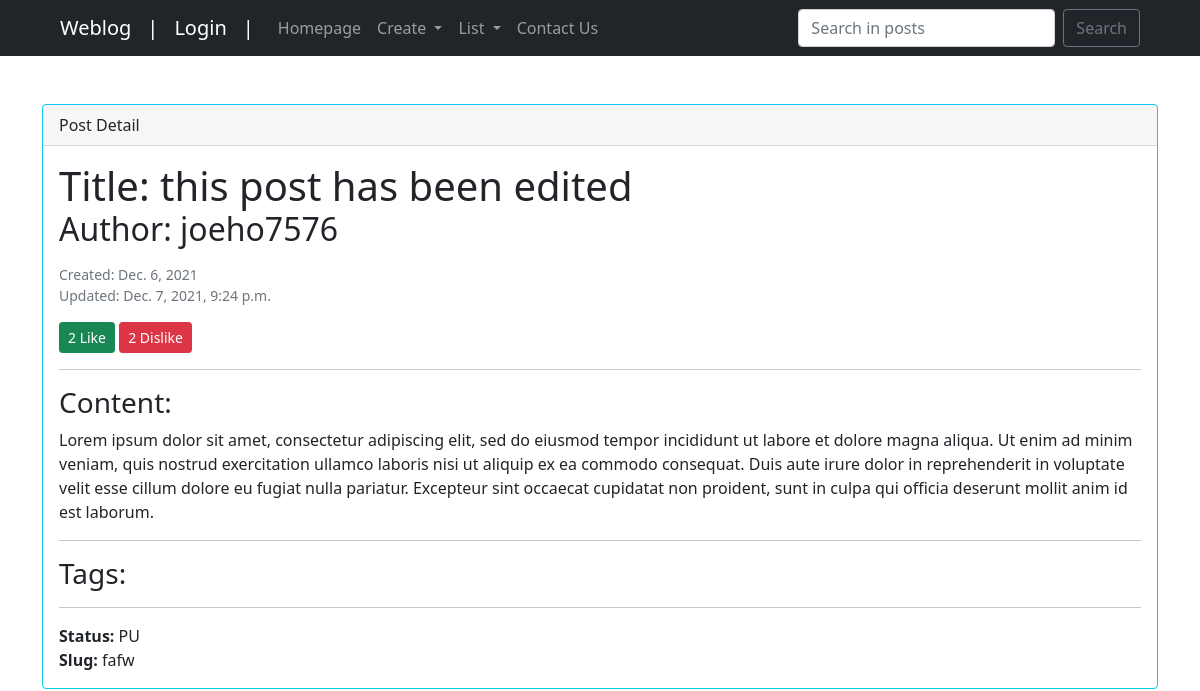
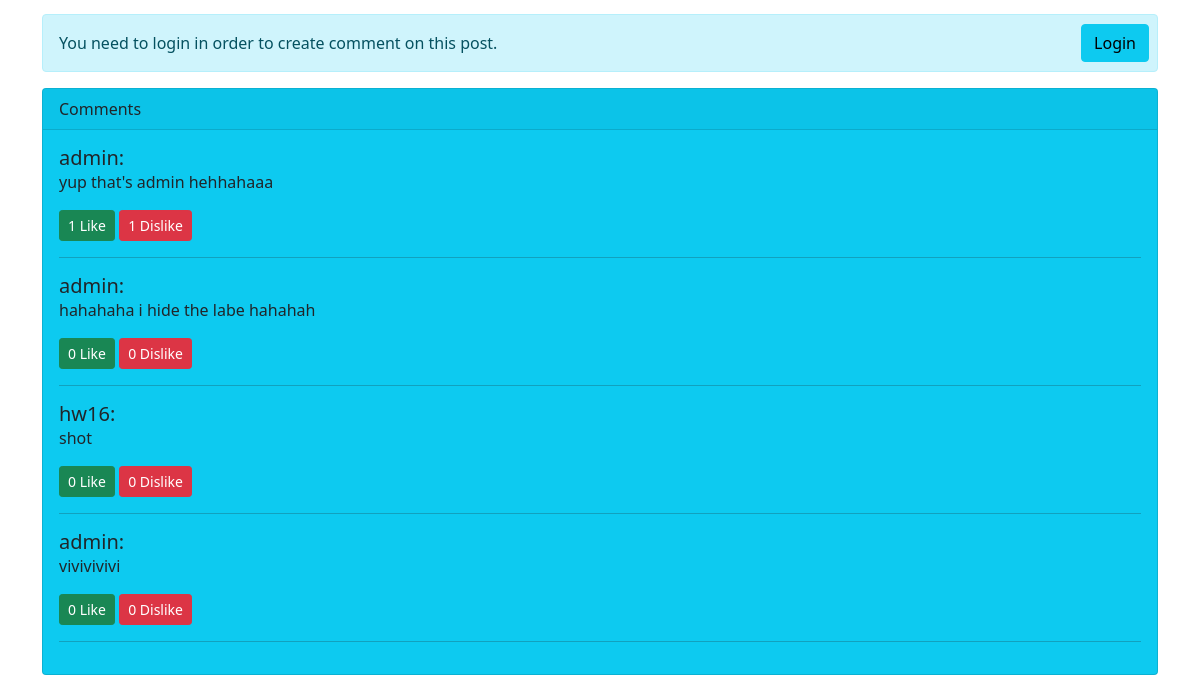
/weblog/post/fafw, run on an earlier commit of the app's database (2 pictures, top to bottom).
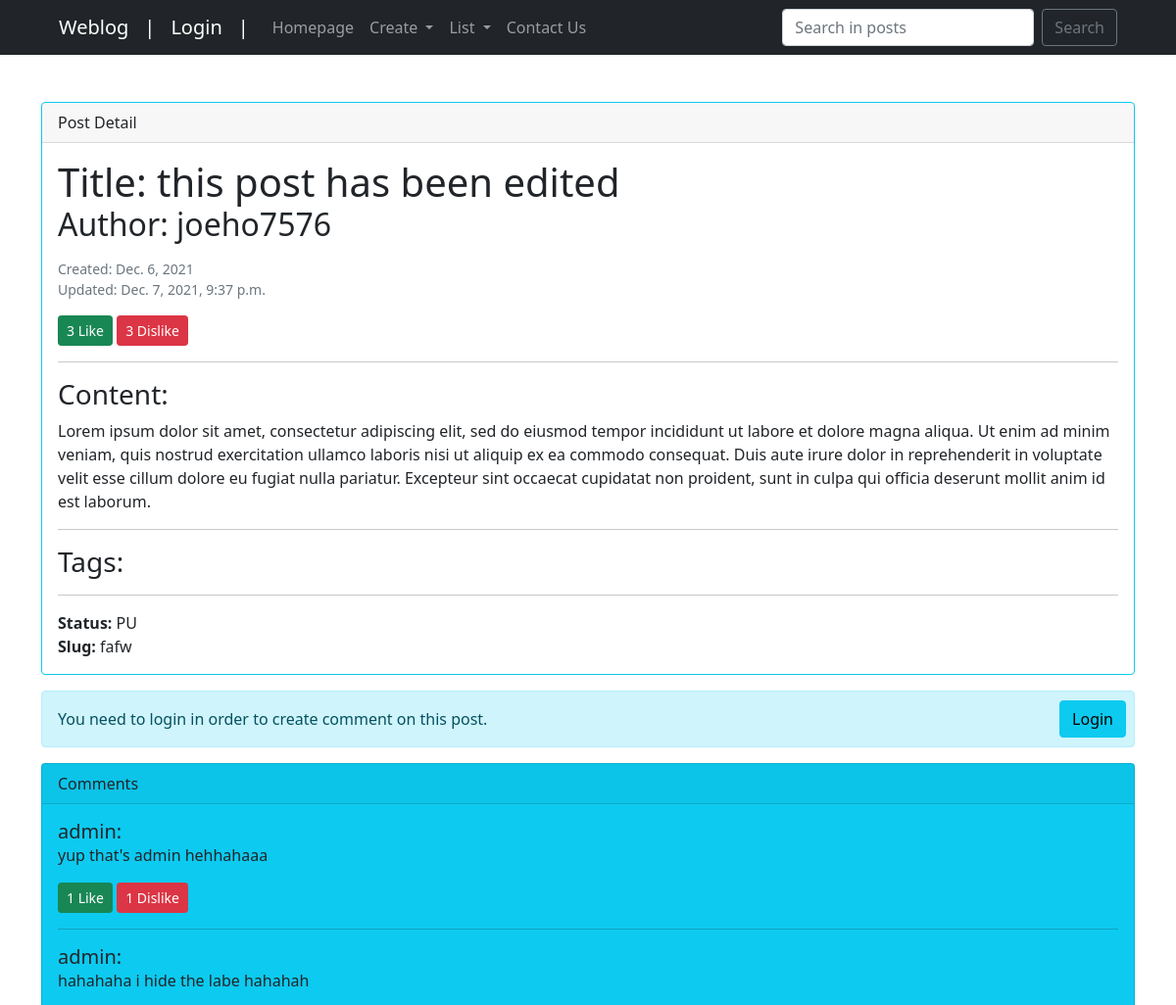
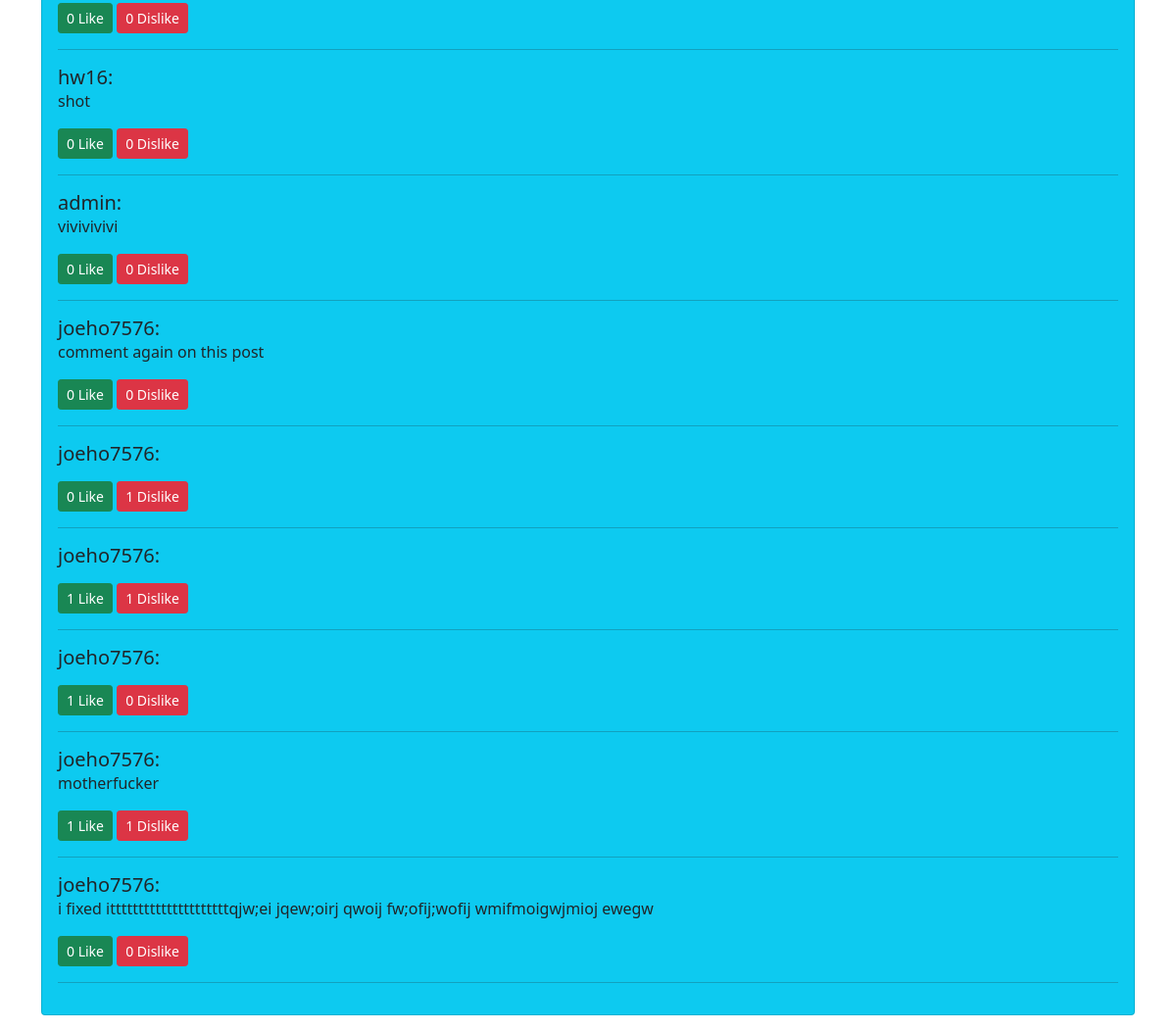
And on a later commit of the database (2 pictures, top to bottom).
### weblog/models.py (models this page shows, shortened)
class Post(models.Model):
    PU = 'PU'
    DR = 'DR'
    STATUS_CHOICE = [
        (PU, 'Published'),
        (DR, 'Draft')
    ]
    owner = models.ForeignKey(User, on_delete=models.CASCADE, verbose_name="Post Owner")
    title = models.CharField("Post Title", max_length=50)
    content = models.TextField()
    image = models.ImageField(upload_to='images', null=True)
    category = models.ManyToManyField('Category')
    created = models.DateField(auto_now_add=True, null=True)
    updated_on = models.DateTimeField(auto_now=True)
    like = models.ManyToManyField(User, related_name='post_like')
    dislike = models.ManyToManyField(User, related_name='post_dislike')
    tag = models.ManyToManyField('Tag')
    slug = models.SlugField(max_length=255, unique=True, null=True, blank=True)
    status = models.CharField(
        max_length=2,
        choices=STATUS_CHOICE,
        default=DR
    )
    objects = models.Manager()
    published = PublishedPostsManager()
    draft = DraftPostsManager()
    def total_likes(self):
        return self.like.count()
    def total_dislikes(self):
        return self.dislike.count()

class Comment(models.Model):
    post = models.ForeignKey(Post,on_delete=models.CASCADE)
    owner = models.ForeignKey(User, on_delete=models.CASCADE, verbose_name="Comment Owner", null=True)
    text = models.TextField()
    like = models.ManyToManyField(User, related_name='comment_like')
    dislike = models.ManyToManyField(User, related_name='comment_dislike')
    updated_on = models.DateTimeField(auto_now=True, null=True)
    @property
    def total_likes(self):
        return self.like.count()
    @property
    def total_dislikes(self):
        return self.dislike.count()

### weblog/views.py (the view)
# urls.py: path("post/<slug:slug>", post_detail, name="post_detail"),
def post_detail(request, slug):
    post = get_object_or_404(Post, slug=slug)
    form = CommentForm()
    total_likes = post.total_likes()
    total_dislikes = post.total_dislikes()
    context = {'post': post, 'form': form, 'total_likes':total_likes, 'total_dislikes':total_dislikes}
    return render(request, 'weblog/post/post_detail.html', context=context)

### weblog/forms.py
class CommentForm(forms.ModelForm):
    class Meta:
        model = Comment
        fields = ['text']
        labels = {
            'text': '',
        }
    def __init__(self, *args, **kwargs):
        super(CommentForm, self).__init__(*args, **kwargs)
        for field in self.fields:
            self.fields[field].required = False

### weblog/templates/weblog/post/post_detail.html (shortened to what this page needs)
{% extends 'weblog/index.html' %}{% load static %}{% load crispy_forms_tags %}
{% block content %}
    <div class="card border-info mb-3">
        <div class="card-header">Post Detail</div>
        <div class="card-body">
            <h1 class="card-title mb-0">Title: {{post.title}}</h1>
            <h2 class="card-title">Author: {{post.owner}}</h2>
            <p class="card-text mb-0 mt-3"><small class="text-muted">Created: {{post.created}}</small></p>
            <p class="card-text mb-0"><small class="text-muted">Updated: {{post.updated_on}}</small></p>
            {% if user.is_authenticated %}
                <form action="{% url 'weblog:post_stuff' post.slug %}" method="post">{% csrf_token %}
                    <button class="btn btn-success btn-sm mt-3" type="submit" name="post_like" value="{{post.slug}}">{{total_likes}} Like</button>
                    <button class="btn btn-danger btn-sm mt-3" type="submit" name="post_dislike" value="{{post.slug}}">{{total_dislikes}} Dislike</button>
                <form/>
            {% else %}
                <button class="btn btn-success btn-sm mt-3" >{{total_likes}} Like</button>
                <button class="btn btn-danger btn-sm mt-3" >{{total_dislikes}} Dislike</button>
            {% endif %}
            <hr/>
            <h3 class="card-title">Content:</h3>
            <p class="card-text">{{post.content}}</p>
            <hr/>
            <h3 class="card-title">Tags:</h3>
            <hr/>
            <p class="card-text mb-0 mt-3"><b>Status:</b> {{post.status}}</p>
            <p class="card-text mb-0"><b>Slug:</b> {{post.slug}}</p>
        </div>
    </div>
    {% if user.is_authenticated %}
        <div class="card border-dark mb-3">
            <div class="card-header">Comment on this post</div>
            <div class="card-body text-dark">
                <form action="{% url 'weblog:post_stuff' post.slug %}" method="post">{% csrf_token %}
                    {{form.text | as_crispy_field}}
                    <input type="submit" class="btn btn-primary mt-3" name='create_comment' value="Comment"/>
                </form>
            </div>
        </div>
    {% else %}
        <div class="alert alert-info" role="alert">
            <p class="d-inline" > You need to login in order to create comment on this post. </p>
            <a href="{% url 'weblog:login' %}" class="btn btn-info position-absolute top-50 end-0 translate-middle-y" role="button" style="margin-right: 8px;">Login</a>
        </div>
    {% endif %}
    <div class="card text-dark bg-info mb-3">
        <div class="card-header">Comments</div>
        <div class="card-body">
            {% for comment in post.comment_set.all %}
                <h5 class="card-title mb-0">{{comment.owner}}: </h5>
                <p class="card-text">{{comment.text}}</p>
                {% if user.is_authenticated %}
                    <form action="{% url 'weblog:post_stuff' post.slug %}" method="post">{% csrf_token %}
                        <button class="btn btn-success btn-sm" type="submit" name="comment_like" value="{{comment.id}}">{{ comment.total_likes }} Like</button>
                        <button class="btn btn-danger btn-sm" type="submit" name="comment_dislike" value="{{comment.id}}">{{ comment.total_dislikes }} Dislike</button>
                    <form/>
                {% else %}
                    <button class="btn btn-success btn-sm">{{ comment.total_likes }} Like</button>
                    <button class="btn btn-danger btn-sm">{{ comment.total_dislikes }} Dislike</button>
                {% endif %}
                <hr>
            {% endfor %}
        </div>
    </div>
{% endblock content %}

### weblog/templates/weblog/index.html (shortened to what this page needs)
{% load static %}
<html lang="en">
    <head>
        <link href="{% static 'weblog/css/styles.css' %}" rel="stylesheet" />
    </head>
    <body>
        <nav class="navbar navbar-expand-lg navbar-dark bg-dark">
            <div class="container-fluid mx-5">
                <a class="navbar-brand" href="{% url 'weblog:post_list' %}">Weblog</a>
                <div class="collapse navbar-collapse" id="navbarSupportedContent">
                    <ul class="navbar-nav me-auto mb-2 mb-lg-0">
                        <a class="navbar-brand"> | </a>
                        {% if user.is_authenticated %}
                            <a class="navbar-brand" href="{% url 'weblog:dashboard' %}">{{user.username}}</a>
                            <a class="navbar-brand" href="{% url 'weblog:logout' %}">Logout</a>
                        {% else %}
                            <a class="navbar-brand" href="{% url 'weblog:login' %}">Login</a>
                        {% endif %}
                        <a class="navbar-brand"> | </a>
                        <li class="nav-item">
                            <a class="nav-link" href="{% url 'weblog:post_list' %}">Homepage</a>
                        </li>
                        <li class="nav-item dropdown">
                            <a class="nav-link dropdown-toggle" id="navbarDropdown" role="button" data-bs-toggle="dropdown" aria-expanded="false">
                            Create
                            </a>
                        </li>
                        <li class="nav-item dropdown">
                            <a class="nav-link dropdown-toggle" id="navbarDropdown" role="button" data-bs-toggle="dropdown" aria-expanded="false">
                            List
                            </a>
                        </li>
                        <li class="nav-item">
                            <a class="nav-link" href="{% url 'weblog:contact' %}">Contact Us</a>
                        </li>
                    </ul>
                    <form class="d-flex" style="margin-bottom: 0px;" action="{% url 'weblog:search_index' %}" method="post">{% csrf_token %}
                        <input class="form-control me-2" name='searched' type="search" placeholder="Search in posts" aria-label="Search">
                        <button class="btn btn-outline-secondary" type="submit">Search</button>
                    </form>
                </div>
            </div>
        </nav>
        <div class="container">
            <div class="row">
                <div class="col-lg-12 mt-5">
                    {% block content %}{% endblock content %}
                </div>
            </div>
        </div>
    </body>
</html>

What changed in the data, as far as the page shows it:
changed Post "this post has been edited": updated_on "Dec. 7, 2021, 9:24 p.m." → "Dec. 7, 2021, 9:37 p.m."
added Comment: owner "joeho7576", text "comment again on this post", total_likes "0", total_dislikes "0"
added Comment: owner "joeho7576", total_likes "0", total_dislikes "1"
added Comment: owner "joeho7576", total_likes "1", total_dislikes "1"
added Comment: owner "joeho7576", total_likes "1", total_dislikes "0"
added Comment: owner "joeho7576", text "motherfucker", total_likes "1", total_dislikes "1"
added Comment: owner "joeho7576", text "i fixed itttttttttttttttttttttqjw;ei jqew;oirj qwoij fw;ofij;wofij wmifmoigwjmioj ewegw", total_likes "0", total_dislikes "0"
Also different on the page:
{{ total_likes }}: "2" → "3"
{{ total_dislikes }}: "2" → "3"
